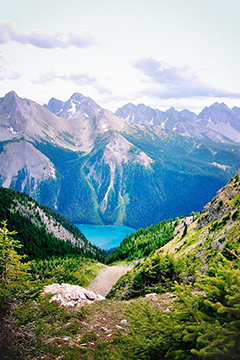
%> input picture test_T.jpg, 240 x 360 px
$ octave --eval "result = Poisson_dallen;"   (GNU Octave 9; MATLAB toolbox functions it lacks are replaced by stand-ins)
%> lines starting %> are read from the running program, lines starting %| are printed output that depends on the picture; in (x1, y1, x2, y2) boxes, pixels count from 0 and x2, y2 are one past the last pixel; in counts of white or black regions, pixels touching at a corner belong together; the program's own positions count from 1
function [error] = Poisson_dallen(tFileName, sFileName, mFileName, iFileName, nonC, iterations, dimReturnsThreshold, verbose)
%UNTITLED Summary of this function goes here
%   This algorithm is similar to a Jacobi method I found online
%   TODO: put full credits here


%% Handle default arguments
for i = 1 % for loop is for code collapsing only (so I don't have to look at these)
    if( nargin < 1 )
        tFileName = 'test_T.jpg';
    end

    if( nargin < 2 )
        sFileName = 'test_S.jpg';
    end

    if( nargin < 3 )
        mFileName = 'test_M.jpg';
    end

    if( nargin < 4 )
        iFileName = 'Poisson_dallen_test_I'; % set for unique final composit output names
    end

    if( nargin < 5 )
        nonC = false; % set to true for non-conservative field compositing
    end

    if( nargin < 6 )
        iterations = 0.5E4;
    end

    if( nargin < 7 )
        dimReturnsThreshold = 1E-4;
    end

    if( nargin < 8 )
        %         verbose = true;
        verbose = false;
    end
end

%% Load images
% TODO: generalize this into a GUI that allows you to select images
t = double(imread(tFileName)); % Target image that makes up largest area of composited image
s = double(imread(sFileName)); % Source image for desired elements to be composited into target image
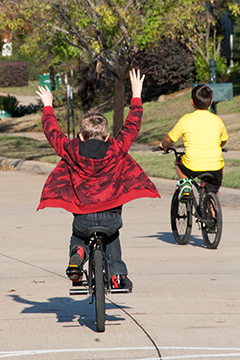
%> input picture test_S.jpg, 240 x 360 px
m = double(imread(mFileName)); % Mask image defining area ? where composited image should "look like" S0 (source image)
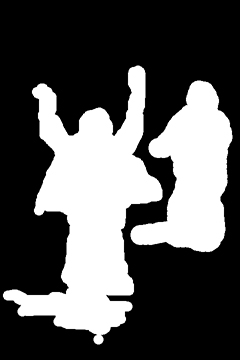
%> input picture test_M.jpg, 240 x 360 px
%> m: size 360x240x3 double; min 0, max 255, mean 86; mean of the top-left, top-right, bottom-left and bottom-right quarters 59.6, 88.1, 122.7, 73.8


%% Create Image Arrays
% TODO:
% check dimensions of all images to make sure they match
% check bit depth of S0 & T0 to make sure they match
% - throw an error if they don't

w = size(t, 1);
%> w = 360
h = size(t, 2);
%> h = 240
chan = size(t, 3);
%> chan = 3

T0 = t;
S0 = s;

m = (m(:,:,1) > 127); % Convert Mask to 1-bit based on first channel to avoid error
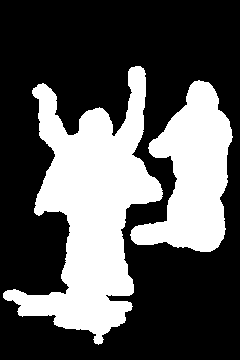
%> m: size 360x240 logical; 33.9% white; 2 white regions, box (x1, y1, x2, y2) and area: (3, 66, 163, 345) 19511, (130, 80, 233, 252) 9761
if chan > 1 % Expand back out to match channels in T for matrix math
    M0 = zeros(w, h, chan);
    for i = 1:(chan)
        M0(:,:,i) = m(:,:);
    end
else
    M0 = m;
end


%% Create Laplacian0 from T0 & S0 Lapacians
% Calculate Laplacians for T & S images
K = [0,1,0; 1,-4,1; 0,1,0]; %Lapacian filter Kernel
Lt = imfilter(T0,K,'replicate'); %Target Laplacian
Ls = imfilter(S0,K,'replicate'); %Source Laplacian

% Create a guidance vector field
% to keep gradients that are
% stronger in target image
LtAmp = (Lt(:,:,1) .* Lt(:,:,2) .* Lt(:,:,3)) .^(1/3); % Greyscale amplitudes of T gradient
LsAmp = (Ls(:,:,1) .* Ls(:,:,2) .* Ls(:,:,3)) .^(1/3); % Greyscale amplitudes of S gradient
LgVF = (LtAmp < LsAmp) .* M0(:,:,1);
%> LgVF: size 360x240 double; values 0 (black) and 1 (white), 16.2% white; 476 white regions (455 under 20 px), largest, box (x1, y1, x2, y2) and area: (32, 83, 163, 329) 7176, (149, 80, 233, 223) 3928, (126, 66, 146, 127) 714
Lgm = zeros(w,h,chan);
for i = 1:chan
    Lgm(:,:,i) = LgVF(:,:);
end

% Composit Laplacian using compositing equation
Lm = nonC * Lgm + (1-nonC) * M0; % Calculates laplacian mask with influence of Guidance Vector Field Mask if nonC is true
L0 = Lm .* Ls + (1-Lm) .* Lt;


%% Create initial composit image and its Laplacian

% Create I0 with pixels from S0 & T0 with alpha defined by M0
I0 = M0 .* S0 + (1-M0) .* T0;
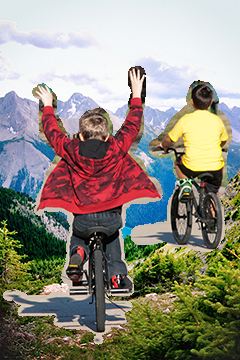
%> I0: size 360x240x3 double; mean R, G, B 144.9, 140.7, 128.7
% Calculate I0's laplacian
Li0 = imfilter(I0,K,'replicate'); %Composite Laplacian


%% Minimize the Error between the Laplacians (Li0 and L0)

Ifinal = I0;
In = Ifinal;
LiN = Li0;
Progress0 = 1E64;
for i = 1:iterations
    % TODO:
    % 1) Guidance vector field version doesn't seem to be working right
    % - image within M goes towards black rather quickly for some reason
    % - progress calculations go crazy
    % - math seems off somewhere
    % 2) This seems to be executing slowly
    % - is there a way to only execute all these operations on pixels where
    % M = 1?

    % Calculate and apply error between Laplacian filtered images
    Lerror = (L0 - LiN) / 4;
    Ifinal = M0 .* (Ifinal - Lerror) + (1-M0) .* Ifinal;

    % Calculate diminishing return
    Progress = abs(Ifinal - In);
    ProgressMax = max(max(max(Progress))); % might want to calculate this as an amplitude of each RGB vector instead
    % would this work? ProgressMax = max(max((Progress(:,:,1).*Progress(:,:,2).*Progress(:,:,3)).^(1/3))); % might want to calculate this as an amplitude of each RGB vector instead
    ProgressD = (Progress0 - ProgressMax)/Progress0;

    if( verbose )
        fprintf('i = %d; Progress0 = %g; ProgressMax = %g; ProgressD = %g < %g\n',i, Progress0, ProgressMax, ProgressD, dimReturnsThreshold);
    end

    if (ProgressD < dimReturnsThreshold )
        break;
    end

    % Update variables for next iteration
    Progress0 = ProgressMax;
    In = Ifinal;
    LiN = imfilter(In,K,'replicate'); %Composite Laplacian
end


%% Save
% Debugging images
if false % these never execute
    imwrite(uint8( M0*255   ),[ iFileName '-M0.png'         ]);
    imwrite(uint8( Lt       ),[ iFileName '-Lt.png'         ]);
    imwrite(uint8( Ls       ),[ iFileName '-Ls.png'         ]);
    imwrite(uint8( LtAmp    ),[ iFileName '-LtAmp.png'      ]);
    imwrite(uint8( LsAmp    ),[ iFileName '-LsAmp.png'      ]);
    imwrite(uint8( LgVF*255 ),[ iFileName '-LgVF.png'       ]);
    imwrite(uint8( Lgm*255  ),[ iFileName '-Lgm.png'        ]);
    imwrite(uint8( Progress ),[ iFileName '-Progress.png'   ]);
    imwrite(uint8( Lerror   ),[ iFileName '-Lerror.png'     ]);
end

% Move into debugging if statement as they begin working as expected
imwrite(uint8( Li0      ),[ iFileName '-Li0.png'        ]);
imwrite(uint8( L0       ),[ iFileName '-L0.png'         ]);
imwrite(uint8( I0       ),[ iFileName '-I0.png'         ]);

% Save final image
imwrite(uint8( Ifinal   ),[ iFileName '.png'        ]);

%% Cleanup Variables (some of these could be cleared earlier to save memory)
clear tFileName sFileName mFileName iFileName nonC iterations dimReturnsThreshold verbose
clear t s m w h chan
clear S0 M0 T0 K Lt Ls LtAmp LsAmp LgVF Lgm Lm L0 I
clear Li0 LiN Ifinal In Progress0 Lerror Progress ProgressMax ProgressD

end
%> (the run ends here)
